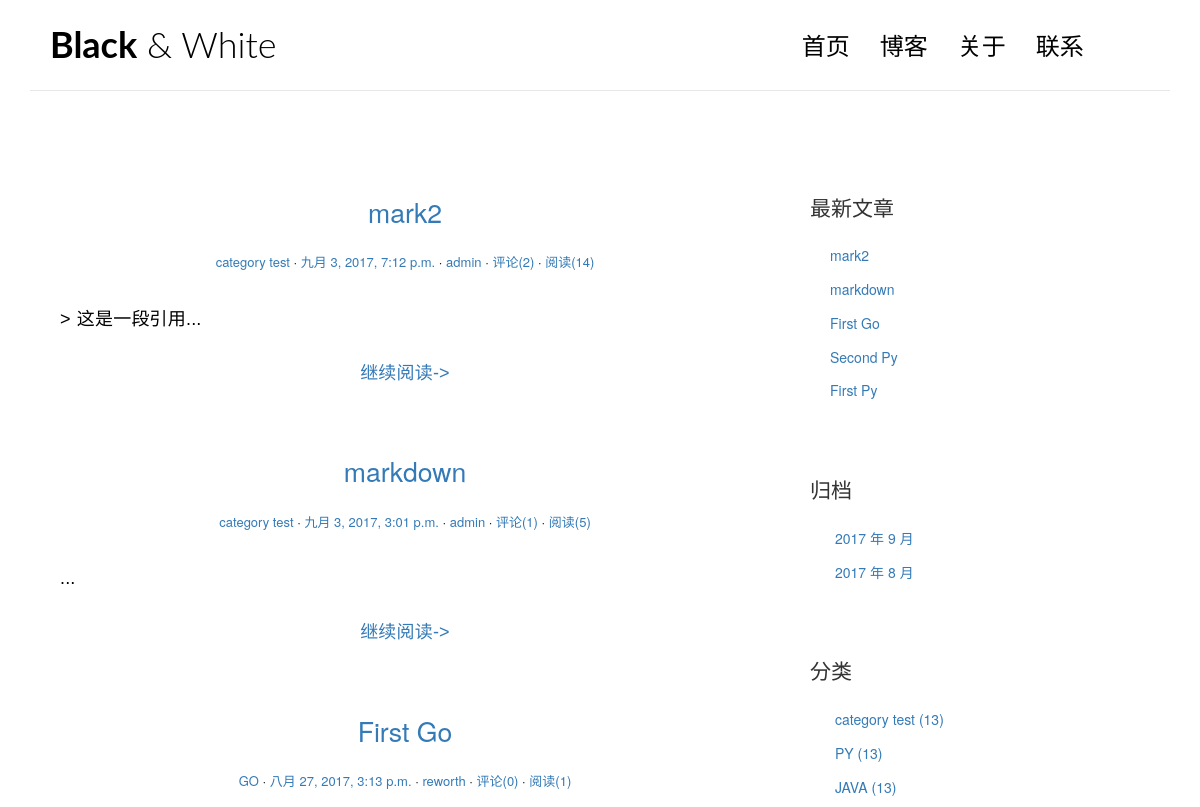
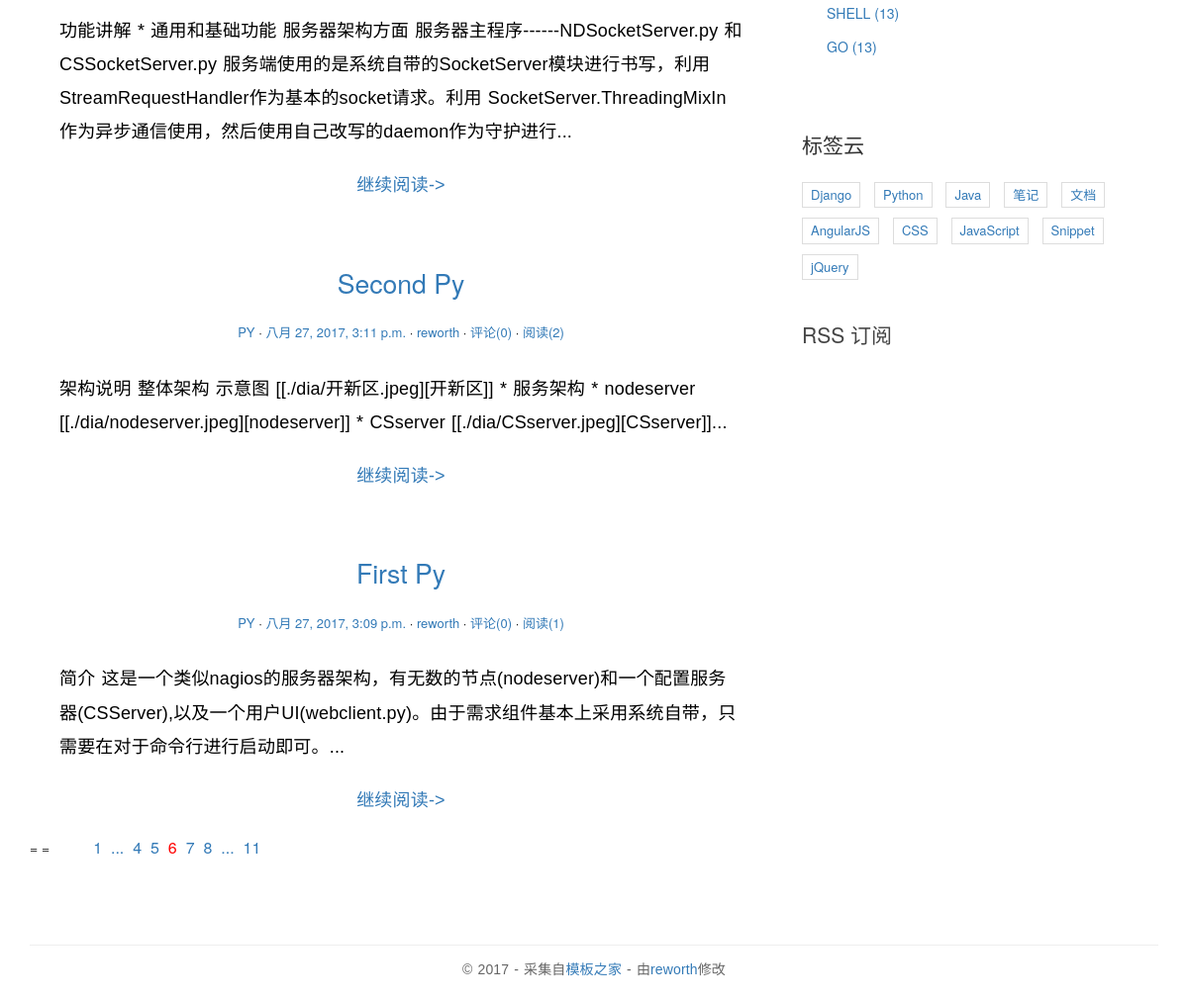
The page / on the database its author committed (2 pictures, top to bottom).
### blog/models.py (models this page shows, shortened)
class Post(models.Model):
    title = models.CharField(max_length=70)
    body = models.TextField()
    created_time = models.DateTimeField()
    modified_time = models.DateTimeField()
    category = models.ForeignKey(Category)
    excerpt = models.CharField(max_length=200, blank=True)
    views = models.PositiveIntegerField(default=0)
    tags = models.ManyToManyField(Tag, blank=True)
    author = models.ForeignKey(User)
    def get_absolute_url(self):
        return reverse('blog:detail', kwargs={'pk': self.pk})
    class Meta:
        ordering = ['-created_time']

class Category(models.Model):
    name = models.CharField(max_length=100)

### blog/views.py (the view)
# urls.py: url(r'^$', views.index, name='index'),
def index(request):
    post_list = Post.objects.all().order_by('-created_time')
    return render(request, 'blog/index.html', context={'post_list': post_list})

### blog/templatetags/blog_tags.py (called while the page is built)
@register.simple_tag
def get_recent_posts(num=5):
    return Post.objects.all().order_by('-created_time')[:num]

@register.simple_tag
def get_categories():
    return Category.objects.all()

@register.simple_tag
def archives():
    return Post.objects.dates('created_time', 'month', order='DESC')

### templates/blog/index.html
{% extends 'base.html' %}
{% block main %}
      {% for post in post_list %}
         <article class="post post-{{ post.pk }}">
             <header class="entry-header">
                 <h1 class="entry-title">
                     <a href="{{ post.get_absolute_url }}">{{ post.title }}</a>
                 </h1>
                 <div class="entry-meta">
                     <span class="post-category"><a href="#"> {{ post.category.name }}</a> </span>
                     <span class="post-date"><a href="#"><time class="entry-date" datetime="{{ post.created_time }}">{{ post.created_time }}</time> </a> </span>
                     <span class="post-author"><a href="#">{{ post.author }}</a> </span>
                     <span class="comments-link"><a href="#">评论({{ post.comment_set.count }})</a> </span>
                     <span class="views-count"><a href="{{ post.get_absolute_url }}">阅读({{ post.views }})</a> </span>
                 </div>
             </header>
             <div class="entry-content clearfix">
                 <p>{{ post.excerpt }}...</p>
                 <div class="read-more c1-effect-14">
                     <a href="{{ post.get_absolute_url }}" class="more-link">继续阅读<span class="meta-nav">-></span></a>
                 </div>
             </div>
         </article>
        {% empty %}
         <div class="no-post">暂时还没有发布的文章！</div>
       {% endfor %}
 =
=
        <div class="pagination">
            <ul>
                <li><a href="">1</a></li>
                <li><a href="">...</a></li>
                <li><a href="">4</a></li>
                <li><a href="">5</a></li>
                <li class="current"><a href="">6</a></li>
                <li><a href="">7</a></li>
                <li><a href="">8</a></li>
                <li><a href="">...</a></li>
                <li><a href="">11</a></li>
            </ul>
        </div>
{% endblock main %}

### templates/base.html (shortened to what this page needs)
{% load staticfiles %}
{% load blog_tags %}
<!DOCTYPE html>
<html>
<head>
    <link rel="stylesheet" href="http://code.ionicframework.com/ionicons/2.0.1/css/ionicons.min.css">
    <link rel="stylesheet" href="{% static 'css/pace.css' %}">
    <link rel="stylesheet" href="{% static 'css/custom.css' %}">
    <link rel="stylesheet" href="{% static 'css/bootstrap.min.css' %}">
    <link rel="stylesheet" href="{% static 'css/highlights/github.css' %}">
</head>
<body>
<div class="container">
    <header id="site-header">
        <div class="row">
            <div class="col-md-4 col-sm-5 col-xs-8">
                <div class="logo">
                    <h1><a href="{% url 'blog:index' %}"><b>Black</b> &amp; White</a></h1>
                </div>
            </div>
            <div class="col-md-8 col-sm-7 col-xs-4">
                <nav class="main-nav" role="navigation">
                    <div class="collapse navbar-collapse" id="bs-example-navbar-collapse-1">
                        <ul class="nav navbar-nav navbar-right">
                            <li class="cl-effect-11"><a href="{% url 'blog:index' %}" data-hover="首页">首页</a></li>
                            <li class="cl-effect-11"><a href="full-width.html" data-hover="博客">博客</a></li>
                            <li class="cl-effect-11"><a href="about.html" data-hover="关于">关于</a></li>
                            <li class="cl-effect-11"><a href="contact.html" data-hover="联系">联系</a></li>
                        </ul>
                    </div>
                </nav>
            </div>
        </div>
    </header>
</div>
<div class="content-body">
    <div class="container">
        <div class="row">
            <main class="col-md-8">
                {% block main %}
                {% endblock main %}
            </main>
            <aside class="col-md-4">
                <div class="widget widget-recent-posts">
                    <h3 class="widget-title">最新文章</h3>
                    {% get_recent_posts as recent_post_list %}
                    <ul>
                        {% for post in recent_post_list %}
                        <li>
                            <a href="{{ post.get_absolute_url }}">{{ post.title }}</a>
                        </li>
                        {% empty %}
                        暂无文章
                        {% endfor %}
                    </ul>
                </div>
                <div class="widget widget-archives">
                    <h3 class="widget-title">归档</h3>
                    {% archives as date_list %}
                    <ul>
                        {% for date in date_list %}
                        <li>
                            <a href="{% url 'blog:archives' date.year date.month %}">{{ date.year }} 年 {{ date.month }} 月</a>
                        </li>
                        {% empty %}
                        暂无归档！
                        {% endfor %}
                    </ul>
                </div>
                <div class="widget widget-category">
                    <h3 class="widget-title">分类</h3>
                    {% get_categories as category_list %}
                    <ul>
                        {% for category in category_list %}
                        <li>
                            <a href="#">{{ category.name }} <span class="post-count">(13)</span></a>
                        </li>
                        {% empty %}
                            暂无分类!
                        {% endfor %}
                    </ul>
                </div>
                <div class="widget widget-tag-cloud">
                    <h3 class="widget-title">标签云</h3>
                    <ul>
                        <li>
                            <a href="#">Django</a>
                        </li>
                        <li>
                            <a href="#">Python</a>
                        </li>
                        <li>
                            <a href="#">Java</a>
                        </li>
                        <li>
                            <a href="#">笔记</a>
                        </li>
                        <li>
                            <a href="#">文档</a>
                        </li>
                        <li>
                            <a href="#">AngularJS</a>
                        </li>
                        <li>
                            <a href="#">CSS</a>
                        </li>
                        <li>
                            <a href="#">JavaScript</a>
                        </li>
                        <li>
                            <a href="#">Snippet</a>
                        </li>
                        <li>
                            <a href="#">jQuery</a>
                        </li>
                    </ul>
                </div>
                <div class="rss">
                    <a href=""> RSS 订阅</a>
                </div>
            </aside>
        </div>
    </div>
</div>
<footer id="site-footer">
    <div class="container">
        <div class="row">
            <div class="col-md-12">
                <p class="copyright">&copy 2017 - 采集自<a href="http://www.cssmoban.com/"
                                                        target="_blank" title="模板之家">模板之家</a>
                    - 由<a href="http://zmrenwu.com/" title="网页模板" target="_blank">reworth</a>修改
                </p>
            </div>
        </div>
    </div>
</footer>
</body>
</html>

### blog/static/css/custom.css (style rules this page uses)
* { outline: none; }
h1, h2, h3, h4, h5, h6 { margin-top: 0; }
b { font-weight: 400; }
a { color: #333; }
body { color: #444; font-family: 'Lato', sans-serif; }
p { font-family: 'Ubuntu', sans-serif; font-weight: 400; word-spacing: 1px; letter-spacing: 0.01em; }
#site-header { background-color: #FFF; padding: 25px 20px; margin-bottom: 40px; border-bottom: 1px solid #e7e7e7; }
.logo h1 a { color: #000; }
.logo h1 { margin: 0; font-family: 'Lato', sans-serif; font-weight: 300; }
.main-nav { margin-top: 11px; max-width: 95%; }
.main-nav a { color: #000000 !important; padding: 0 0 5px 0 !important; margin-right: 30px; font-family: 'Lato', sans-serif; font-weight: 300; font-size: 24px; }
.cl-effect-11 a { padding: 10px 0; color: #0972b4; text-shadow: none; }
.cl-effect-11 a::before { position: absolute; top: 0; left: 0; overflow: hidden; padding: 0 0 5px 0 !important; max-width: 0; border-bottom: 1px solid #000; color: #000; content: attr(data-hover); white-space: nowrap; -webkit-transition: max-width 0.5s; -moz-transition: max-width 0.5s; transition: max-width 0.5s; }
.content-body { padding-bottom: 4em; }
.post { background: #fff; padding: 30px 30px 0; }
.entry-title { text-align: center; font-size: 1.9em; margin-bottom: 20px; line-height: 1.6; padding: 10px 20px 0; }
.entry-meta { text-align: center; color: #DDDDDD; font-size: 13px; margin-bottom: 30px; }
.entry-content { font-size: 18px; line-height: 1.9; font-weight: 300; color: #000; }
.post-category::after, .post-date::after, .post-author::after, .comments-link::after { content: ' ·'; color: #000; }
.read-more { font-family: 'Ubuntu', sans-serif; font-weight: 400; word-spacing: 1px; letter-spacing: 0.01em; text-align: center; margin-top: 20px; }
.widget { background: #fff; padding: 30px 0 0; }
.widget-title { font-size: 1.5em; margin-bottom: 20px; line-height: 1.6; padding: 10px 0 0; font-weight: 400; }
.widget-recent-posts ul { padding: 0; margin: 0; padding-left: 20px; }
.widget-recent-posts ul li { list-style-type: none; position: relative; line-height: 170%; margin-bottom: 10px; }
.widget-recent-posts ul li::before { content: '\f3d3'; font-family: "Ionicons"; position: absolute; left: -17px; top: 3px; font-size: 16px; color: #000; }
.widget-archives ul { padding: 0; margin: 0; padding-left: 25px; }
.widget-archives ul li { list-style-type: none; position: relative; line-height: 170%; margin-bottom: 10px; }
.widget-archives ul li::before { content: '\f3f3'; font-family: "Ionicons"; position: absolute; left: -25px; top: 1px; font-size: 16px; color: #000; }
.widget-category ul { padding: 0; margin: 0; padding-left: 25px; }
.widget-category ul li { list-style-type: none; position: relative; line-height: 170%; margin-bottom: 10px; }
.widget-category ul li::before { content: '\f3fe'; font-family: "Ionicons"; position: absolute; left: -25px; top: 1px; font-size: 18px; color: #000; }
.widget-tag-cloud ul { padding: 0; margin: 0; margin-right: -10px; }
.widget-tag-cloud ul li { list-style-type: none; font-size: 13px; display: inline-block; margin-right: 10px; margin-bottom: 10px; padding: 3px 8px; border: 1px solid #ddd; }
.rss { font-size: 21px; margin-top: 30px; }
.rss a { color: #444; }
#site-footer { padding-top: 10px; padding: 0 0 1.5em 0; }
.copyright { text-align: center; padding-top: 1em; margin: 0; border-top: 1px solid #eee; color: #666; }
.pagination ul { list-style: none; }
.pagination ul li { display: inline-block; font-size: 16px; margin-right: 5px; }
.current a { color: red; }

### rows shown on the page
Post: title "mark2", category.name "category test", created_time "九月 3, 2017, 7:12 p.m.", author "admin", comment_set.count "2", views "14", excerpt "> 这是一段引用"
Post: title "markdown", category.name "category test", created_time "九月 3, 2017, 3:01 p.m.", author "admin", comment_set.count "1", views "5"
Post: title "First Go", category.name "GO", created_time "八月 27, 2017, 3:13 p.m.", author "reworth", comment_set.count "0", views "1", excerpt "功能讲解 * 通用和基础功能 服务器架构方面 服务器主程序------NDSocketServer.py 和CSSocketServer.py 服务端使用的是系统自带的SocketServer模块进行书写，利用StreamRequestHandler作为基本的socket请求。利用 SocketServer.ThreadingMixIn 作为异步通信使用，然后使用自己改写的daemon作为守护进行"
Post: title "Second Py", category.name "PY", created_time "八月 27, 2017, 3:11 p.m.", author "reworth", comment_set.count "0", views "2", excerpt "架构说明 整体架构 示意图 [[./dia/开新区.jpeg][开新区]] * 服务架构 * nodeserver [[./dia/nodeserver.jpeg][nodeserver]] * CSserver [[./dia/CSserver.jpeg][CSserver]]"
Post: title "First Py", category.name "PY", created_time "八月 27, 2017, 3:09 p.m.", author "reworth", comment_set.count "0", views "1", excerpt "简介 这是一个类似nagios的服务器架构，有无数的节点(nodeserver)和一个配置服务器(CSServer),以及一个用户UI(webclient.py)。由于需求组件基本上采用系统自带，只需要在对于命令行进行启动即可。"
Category: name "category test"
Category: name "PY"
Category: name "JAVA"
Category: name "SHELL"
Category: name "GO"

### other values the page prints
{{ date.year }} "2017" "2017"
{{ date.month }} "9" "8"
